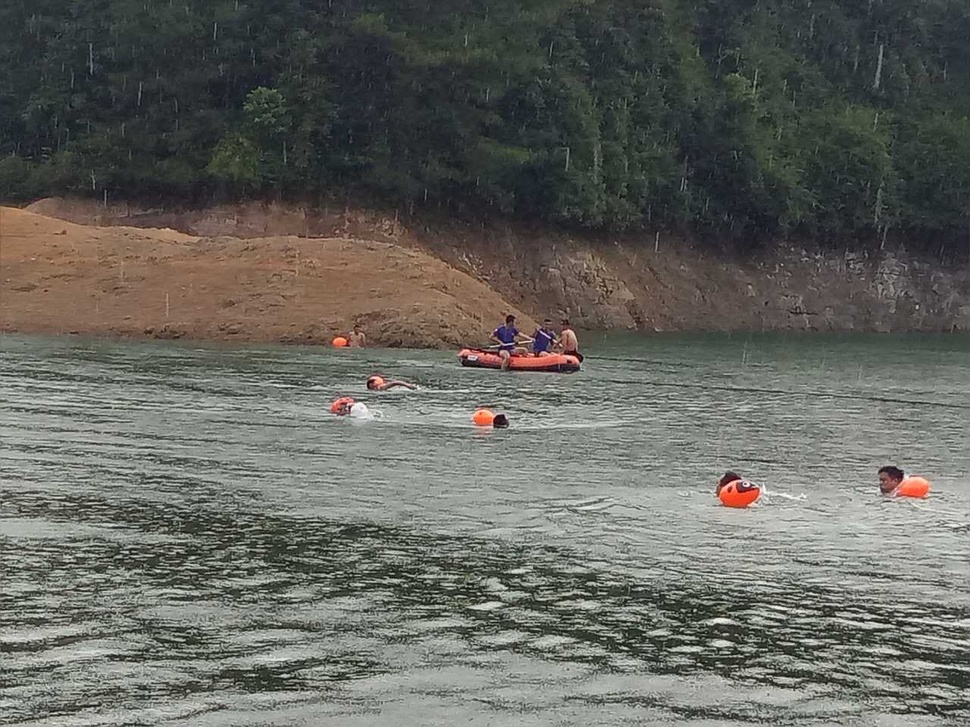
#> input picture Interview/images/1.jpg, 970 x 727 px, shrunk from 1280 x 960 before the run; its folder holds only this picture in this run; the run also reads 1 picture not shown here
$ python batch.py   (older library calls are emulated)
#> lines starting #> are read from the running program, lines starting #| are printed output that depends on the picture; after the words box and inside, x2 and y2 are one past the last pixel; in counts of white or black regions, pixels touching at a corner belong together
#> in pipeline, src is the input picture: shape (727, 970, 3); mean B, G, R 94.7, 100.3, 100
### Interview/pipeline.py
import cv2 as cv
import numpy as np
from matplotlib import pyplot as plt


def sectional_draw(sample, target):
    """
    这其实算是一种自动抠图的方法
    :param sample:
    :param target:
    :return:
    """
    roi_hsv = cv.cvtColor(sample, cv.COLOR_BGR2HSV)
    roi_hist = cv.calcHist(roi_hsv, [0, 1], None, [36, 48], [0, 180, 0, 256])
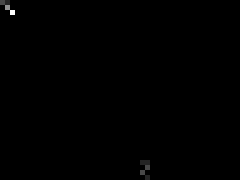
#> roi_hist: shape (36, 48) float32 (shown 5 times larger); min 0, max 7, mean 0.0122; drawn with min black and max white
    cv.normalize(roi_hist, roi_hist, 0, 255, cv.NORM_MINMAX)
#> roi_hist: shape (36, 48) float32; 0.52% of pixels changed, all inside (x1, y1, x2, y2) = (0, 0, 30, 36)
    dst = cv.calcBackProject([target], [0, 1], roi_hist, [0, 180, 0, 256], 1)
    # cv.imshow("back projection", dst)

    # 将分散的点连接
    kernel = cv.getStructuringElement(cv.MORPH_ELLIPSE, (5, 5))
    dst = cv.filter2D(dst, -1, kernel=kernel)
    # 二值化
    ret, tr = cv.threshold(dst, 50, 255, 0)
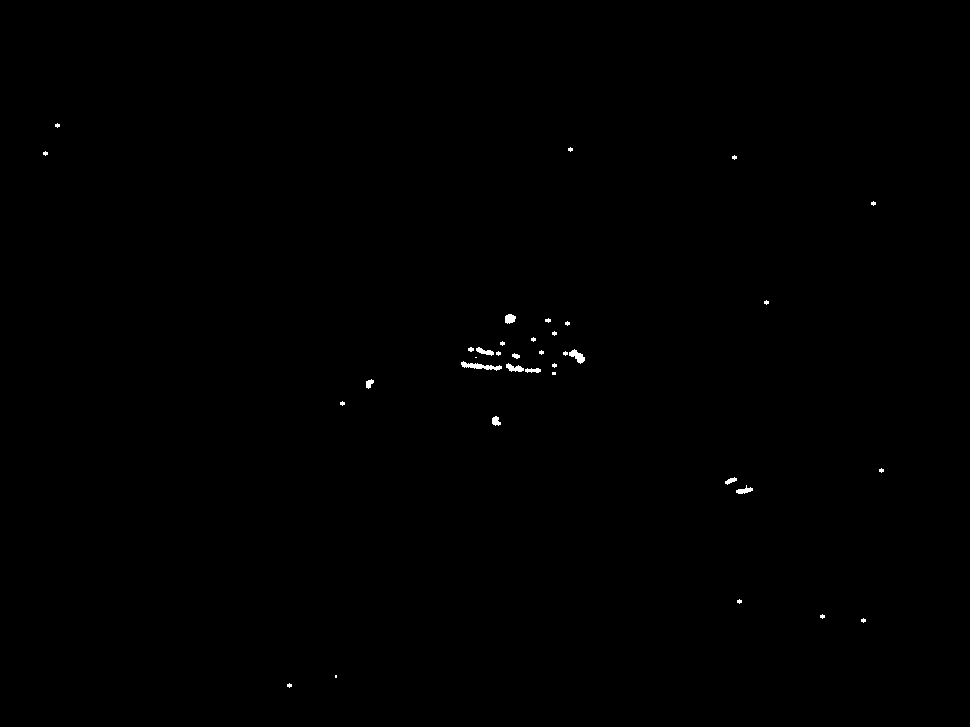
#> tr: shape (727, 970); 0.18% white; 36 white regions (23 under 20 px), largest, box (x1, y1, x2, y2) and area: (461, 361, 502, 371) 177, (569, 349, 585, 364) 121, (506, 363, 524, 372) 93
    # 把tr变为三通道
    tr = cv.merge((tr, tr, tr))
    # 把tr作为蒙板，在原图上作用
    res = cv.bitwise_and(target, tr)
    # cv.imshow("target picture", target)
    # cv.imshow("sectional draw", res)
    return res


def edge_demo(image):
    """
    Canny边缘检测
    :param image:
    :return: gray
    """
    blurred = cv.GaussianBlur(image, (3, 3), 0)
    gray = cv.cvtColor(blurred, cv.COLOR_BGR2GRAY)
    # cv.imshow("gray", gray)
    # clahe = cv.createCLAHE(clipLimit=5.0, tileGridSize=(8, 8))
    # dst = clahe.apply(gray)
    dst = cv.equalizeHist(gray)
    # [5 lines of commented-out code are left out]

    edge_output = cv.Canny(dst, 50, 200)
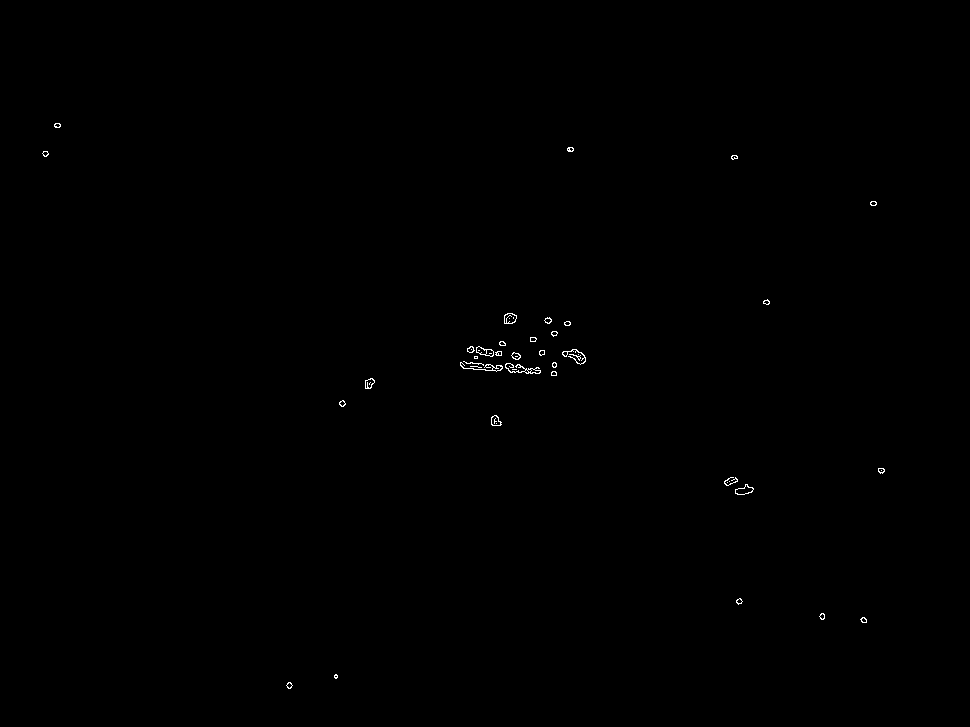
#> edge_output: shape (727, 970); 0.17% white in thin lines or dots, all inside (x1, y1, x2, y2) = (42, 123, 885, 689)
    # cv.imshow("Canny demo", edge_output)
    return edge_output


def measure_object(image, source, path):
    """
    画轨迹
    :param image: gray
    :param source: bgr source picture
    :return:
    """
#> called with path = '1.jpg'
    # gray = cv.cvtColor(image, cv.COLOR_BGR2GRAY)
    ret, binary = cv.threshold(image, 0, 255, cv.THRESH_BINARY | cv.THRESH_OTSU)
#> ret = 0
    print("threshold value: %s"%ret)
#| threshold value: 0.0
    # cv.imshow("binary image", binary)

    contours, hierarchy = cv.findContours(binary, cv.RETR_EXTERNAL, cv.CHAIN_APPROX_SIMPLE)
#> contours = 41 contours, 13 with area under 20; largest, box (x1, y1, x2, y2) and area: (735, 484, 754, 495) 106, (504, 313, 517, 324) 104, (476, 346, 494, 357) 104, (505, 363, 541, 374) 76, (491, 415, 502, 426) 75
    for i, contour in enumerate(contours):
        # cv.drawContours(source, contours, i, (0, 255, 255), 1)  # 用黄色线条画出轮廓

        area = cv.contourArea(contour)  # 计算轮廓面积
        # if area > 300:
        if area > 30:
            print("contour area:", area)

            # 轮廓周长,第二参数可以用来指定对象的形状是闭合的（True）,还是打开的（一条曲线）。
            perimeter = cv.arcLength(contour, True)
            print("contour perimeter:", perimeter)

            x, y, w, h = cv.boundingRect(contour)  # 用矩形框出轮廓
            # rate = min(w, h)/max(w, h)  # 计算矩形宽高比
            rate = max(h/source.shape[0], w/source.shape[1])
            if rate > 0.05:
                # if rate:
                print("rectangle rate", rate)
                cv.rectangle(source, (x, y), (x + w, y + h), (0, 0, 255), 2)
                mm = cv.moments(contour)  # 函数 cv2.moments() 会将计算得到的矩以一个字典的形式返回
                # 计算出对象的重心
                try:
                    cx = mm['m10']/mm['m00']
                    cy = mm['m01']/mm['m00']
                except ZeroDivisionError:
                    cx = 0
                    cy = 0
                cv.circle(source, (np.int(cx), np.int(cy)), 2, (0, 255, 255), -1)  # 用实心圆画出重心
#> this loop made 41 passes
#> (area, perimeter, x, y, w, h, rate) on passes 6, 11, 13, 17, 19, 24, 27, 28, 29, 35: (105.5, 49.56, 735, 484, 19, 11, 0.0196), (75, 36.14, 491, 415, 11, 11, 0.0151), (67, 33.31, 365, 378, 10, 11, 0.0151), (76.5, 171.6, 505, 363, 36, 11, 0.0371), (50, 147.4, 460, 362, 43, 10, 0.0443), (44, 26.14, 511, 352, 10, 8, 0.011), (38, 130.4, 562, 349, 24, 16, 0.0247), (103.5, 47.56, 476, 346, 18, 11, 0.0186), (30.5, 21.9, 467, 346, 8, 7, 0.00963), (104.5, 39.9, 504, 313, 13, 11, 0.0151)
#> area on passes 1, 3, 4, 5, 10, 12: 24, 23, 23, 23, 24.5, 26
#> (printed output is left out)

    cv.imshow("measure_object", source)
    cv.imwrite("result/"+path, source)


def pipeline(image, *args):
    cv.namedWindow('input image', cv.WINDOW_AUTOSIZE)
    src = cv.imread(image)
    cv.imshow("input image", src)
    if len(args) >= 1:
        roi = cv.imread(args[0])
        res = sectional_draw(roi, src)
        enhance = edge_demo(res)
        measure_object(enhance, src, args[1])
    else:
        pass

    # [4 lines of commented-out code are left out]
    cv.waitKey(0)  # 等有键输入或者1000ms后自动将窗口消除，0表示只用键输入结束窗口
    cv.destroyAllWindows()  # 关闭所有窗口


# [15 lines that do not run on import are left out]

### Interview/batch.py
import os
from pipeline import pipeline

IMAGE_DIR = 'images/'
roi = 'roi.png'


for image in os.listdir(IMAGE_DIR):
    pipeline(os.path.join(IMAGE_DIR, image), roi, image)
    # print(image)
